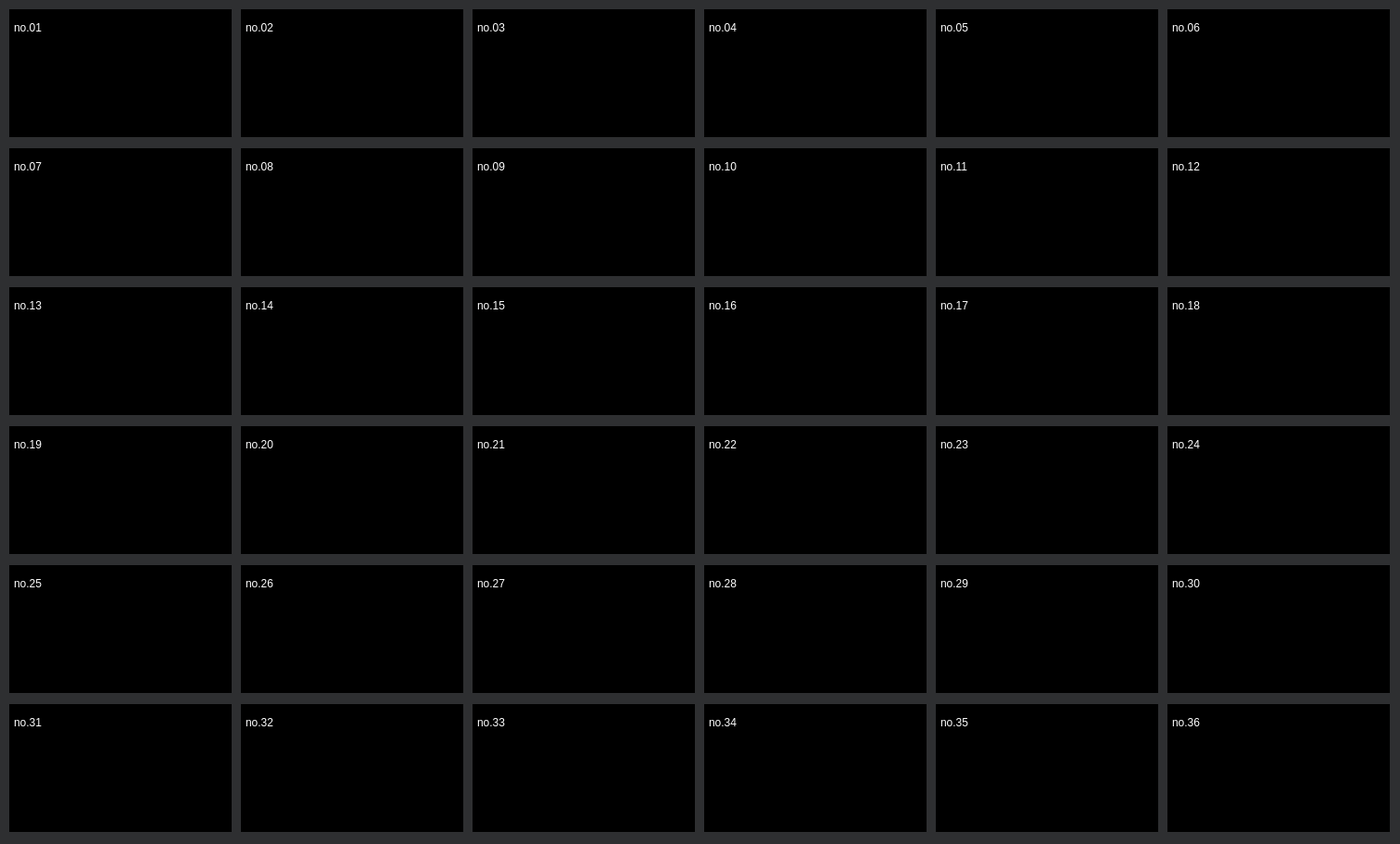
   <widget class="QWidget" name="widget_5" native="true">
    <property name="geometry">
     <rect>
      <x>410</x>
      <y>0</y>
      <width>1511</width>
      <height>911</height>
     </rect>
    </property>
    <property name="styleSheet">
     <string notr="true">background-color: rgb(46, 47, 49);</string>
    </property>
    <widget class="QWidget" name="CMRA_02" native="true">
     <property name="geometry">
      <rect>
       <x>260</x>
       <y>10</y>
       <width>240</width>
       <height>138</height>
      </rect>
     </property>
     <property name="styleSheet">
      <string notr="true">background-color: rgb(0, 0, 0);</string>
     </property>
     <widget class="QLabel" name="label_02">
      <property name="geometry">
       <rect>
        <x>5</x>
        <y>5</y>
        <width>80</width>
        <height>30</height>
       </rect>
      </property>
      <property name="styleSheet">
       <string>color: rgb(255, 255, 255);
font: 75 16pt &quot;맑은 고딕&quot;;</string>
      </property>
      <property name="text">
       <string>no.02</string>
      </property>
     </widget>
    </widget>
    <widget class="QWidget" name="CMRA_03" native="true">
     <property name="geometry">
      <rect>
       <x>510</x>
       <y>10</y>
       <width>240</width>
       <height>138</height>
      </rect>
     </property>
     <property name="styleSheet">
      <string notr="true">background-color: rgb(255, 255, 255);
background-color: rgb(0, 0, 0);</string>
     </property>
     <widget class="QLabel" name="label_03">
      <property name="geometry">
       <rect>
        <x>5</x>
        <y>5</y>
        <width>80</width>
        <height>30</height>
       </rect>
      </property>
      <property name="styleSheet">
       <string>color: rgb(255, 255, 255);
font: 75 16pt &quot;맑은 고딕&quot;;</string>
      </property>
      <property name="text">
       <string>no.03</string>
      </property>
     </widget>
    </widget>
    <widget class="QWidget" name="CMRA_04" native="true">
     <property name="geometry">
      <rect>
       <x>760</x>
       <y>10</y>
       <width>240</width>
       <height>138</height>
      </rect>
     </property>
     <property name="styleSheet">
      <string notr="true">background-color: rgb(255, 255, 255);
background-color: rgb(0, 0, 0);</string>
     </property>
     <widget class="QLabel" name="label_04">
      <property name="geometry">
       <rect>
        <x>5</x>
        <y>5</y>
        <width>80</width>
        <height>30</height>
       </rect>
      </property>
      <property name="styleSheet">
       <string>color: rgb(255, 255, 255);
font: 75 16pt &quot;맑은 고딕&quot;;</string>
      </property>
      <property name="text">
       <string>no.04</string>
      </property>
     </widget>
    </widget>
    <widget class="QWidget" name="CMRA_05" native="true">
     <property name="geometry">
      <rect>
       <x>1010</x>
       <y>10</y>
       <width>240</width>
       <height>138</height>
      </rect>
     </property>
     <property name="styleSheet">
      <string notr="true">background-color: rgb(255, 255, 255);
background-color: rgb(0, 0, 0);</string>
     </property>
     <widget class="QLabel" name="label_05">
      <property name="geometry">
       <rect>
        <x>5</x>
        <y>5</y>
        <width>80</width>
        <height>30</height>
       </rect>
      </property>
      <property name="styleSheet">
       <string>color: rgb(255, 255, 255);
font: 75 16pt &quot;맑은 고딕&quot;;</string>
      </property>
      <property name="text">
       <string>no.05</string>
      </property>
     </widget>
    </widget>
    <widget class="QWidget" name="CMRA_07" native="true">
     <property name="geometry">
      <rect>
       <x>10</x>
       <y>160</y>
       <width>240</width>
       <height>138</height>
      </rect>
     </property>
     <property name="styleSheet">
      <string notr="true">background-color: rgb(0, 0, 0);</string>
     </property>
     <widget class="QLabel" name="label_07">
      <property name="geometry">
       <rect>
        <x>5</x>
        <y>5</y>
        <width>80</width>
        <height>30</height>
       </rect>
      </property>
      <property name="styleSheet">
       <string>color: rgb(255, 255, 255);
font: 75 16pt &quot;맑은 고딕&quot;;</string>
      </property>
      <property name="text">
       <string>no.07</string>
      </property>
     </widget>
    </widget>
    <widget class="QWidget" name="CMRA_13" native="true">
     <property name="geometry">
      <rect>
       <x>10</x>
       <y>310</y>
       <width>240</width>
       <height>138</height>
      </rect>
     </property>
     <property name="styleSheet">
      <string notr="true">background-color: rgb(0, 0, 0);</string>
     </property>
     <widget class="QLabel" name="label_13">
      <property name="geometry">
       <rect>
        <x>5</x>
        <y>5</y>
        <width>80</width>
        <height>30</height>
       </rect>
      </property>
      <property name="styleSheet">
       <string>color: rgb(255, 255, 255);
font: 75 16pt &quot;맑은 고딕&quot;;</string>
      </property>
      <property name="text">
       <string>no.13</string>
      </property>
     </widget>
    </widget>
    <widget class="QWidget" name="CMRA_19" native="true">
     <property name="geometry">
      <rect>
       <x>10</x>
       <y>460</y>
       <width>240</width>
       <height>138</height>
      </rect>
     </property>
     <property name="styleSheet">
      <string notr="true">background-color: rgb(0, 0, 0);</string>
     </property>
     <widget class="QLabel" name="label_19">
      <property name="geometry">
       <rect>
        <x>5</x>
        <y>5</y>
        <width>80</width>
        <height>30</height>
       </rect>
      </property>
      <property name="styleSheet">
       <string>color: rgb(255, 255, 255);
font: 75 16pt &quot;맑은 고딕&quot;;</string>
      </property>
      <property name="text">
       <string>no.19</string>
      </property>
     </widget>
    </widget>
    <widget class="QWidget" name="CMRA_25" native="true">
     <property name="geometry">
      <rect>
       <x>10</x>
       <y>610</y>
       <width>240</width>
       <height>138</height>
      </rect>
     </property>
     <property name="styleSheet">
      <string notr="true">background-color: rgb(0, 0, 0);</string>
     </property>
     <widget class="QLabel" name="label_25">
      <property name="geometry">
       <rect>
        <x>5</x>
        <y>5</y>
        <width>80</width>
        <height>30</height>
       </rect>
      </property>
      <property name="styleSheet">
       <string>color: rgb(255, 255, 255);
font: 75 16pt &quot;맑은 고딕&quot;;</string>
      </property>
      <property name="text">
       <string>no.25</string>
      </property>
     </widget>
    </widget>
    <widget class="QWidget" name="CMRA_01" native="true">
     <property name="geometry">
      <rect>
       <x>10</x>
       <y>10</y>
       <width>240</width>
       <height>138</height>
      </rect>
     </property>
     <property name="styleSheet">
      <string notr="true">background-color: rgb(0, 0, 0);</string>
     </property>
     <widget class="QLabel" name="label_01">
      <property name="geometry">
       <rect>
        <x>5</x>
        <y>5</y>
        <width>80</width>
        <height>30</height>
       </rect>
      </property>
      <property name="styleSheet">
       <string>color: rgb(255, 255, 255);
font: 75 16pt &quot;맑은 고딕&quot;;</string>
      </property>
      <property name="text">
       <string>no.01</string>
      </property>
     </widget>
    </widget>
    <widget class="QWidget" name="CMRA_31" native="true">
     <property name="geometry">
      <rect>
       <x>10</x>
       <y>760</y>
       <width>240</width>
       <height>138</height>
      </rect>
     </property>
     <property name="styleSheet">
      <string notr="true">background-color: rgb(0, 0, 0);</string>
     </property>
     <widget class="QLabel" name="label_31">
      <property name="geometry">
       <rect>
        <x>5</x>
        <y>5</y>
        <width>80</width>
        <height>30</height>
       </rect>
      </property>
      <property name="styleSheet">
       <string notr="true">color: rgb(255, 255, 255);
font: 75 16pt &quot;맑은 고딕&quot;;</string>
      </property>
      <property name="text">
       <string>no.31</string>
      </property>
     </widget>
    </widget>
    <widget class="QWidget" name="CMRA_14" native="true">
     <property name="geometry">
      <rect>
       <x>260</x>
       <y>310</y>
       <width>240</width>
       <height>138</height>
      </rect>
     </property>
     <property name="styleSheet">
      <string notr="true">background-color: rgb(0, 0, 0);</string>
     </property>
     <widget class="QLabel" name="label_14">
      <property name="geometry">
       <rect>
        <x>5</x>
        <y>5</y>
        <width>80</width>
        <height>30</height>
       </rect>
      </property>
      <property name="styleSheet">
       <string>color: rgb(255, 255, 255);
font: 75 16pt &quot;맑은 고딕&quot;;</string>
      </property>
      <property name="text">
       <string>no.14</string>
      </property>
     </widget>
    </widget>
    <widget class="QWidget" name="CMRA_08" native="true">
     <property name="geometry">
      <rect>
       <x>260</x>
       <y>160</y>
       <width>240</width>
       <height>138</height>
      </rect>
     </property>
     <property name="styleSheet">
      <string notr="true">background-color: rgb(0, 0, 0);</string>
     </property>
     <widget class="QLabel" name="label_08">
      <property name="geometry">
       <rect>
        <x>5</x>
        <y>5</y>
        <width>80</width>
        <height>30</height>
       </rect>
      </property>
      <property name="styleSheet">
       <string>color: rgb(255, 255, 255);
font: 75 16pt &quot;맑은 고딕&quot;;</string>
      </property>
      <property name="text">
       <string>no.08</string>
      </property>
     </widget>
    </widget>
    <widget class="QWidget" name="CMRA_20" native="true">
     <property name="geometry">
      <rect>
       <x>260</x>
       <y>460</y>
       <width>240</width>
       <height>138</height>
      </rect>
     </property>
     <property name="styleSheet">
      <string notr="true">background-color: rgb(0, 0, 0);</string>
     </property>
     <widget class="QLabel" name="label_20">
      <property name="geometry">
       <rect>
        <x>5</x>
        <y>5</y>
        <width>80</width>
        <height>30</height>
       </rect>
      </property>
      <property name="styleSheet">
       <string>color: rgb(255, 255, 255);
font: 75 16pt &quot;맑은 고딕&quot;;</string>
      </property>
      <property name="text">
       <string>no.20</string>
      </property>
     </widget>
    </widget>
    <widget class="QWidget" name="CMRA_26" native="true">
     <property name="geometry">
      <rect>
       <x>260</x>
       <y>610</y>
       <width>240</width>
       <height>138</height>
      </rect>
     </property>
     <property name="styleSheet">
      <string notr="true">background-color: rgb(0, 0, 0);</string>
     </property>
     <widget class="QLabel" name="label_26">
      <property name="geometry">
       <rect>
        <x>5</x>
        <y>5</y>
        <width>80</width>
        <height>30</height>
       </rect>
      </property>
      <property name="styleSheet">
       <string>color: rgb(255, 255, 255);
font: 75 16pt &quot;맑은 고딕&quot;;</string>
      </property>
      <property name="text">
       <string>no.26</string>
      </property>
     </widget>
    </widget>
    <widget class="QWidget" name="CMRA_32" native="true">
     <property name="geometry">
      <rect>
       <x>260</x>
       <y>760</y>
       <width>240</width>
       <height>138</height>
      </rect>
     </property>
     <property name="styleSheet">
      <string notr="true">background-color: rgb(0, 0, 0);</string>
     </property>
     <widget class="QLabel" name="label_32">
      <property name="geometry">
       <rect>
        <x>5</x>
        <y>5</y>
        <width>80</width>
        <height>30</height>
       </rect>
      </property>
      <property name="styleSheet">
       <string>color: rgb(255, 255, 255);
font: 75 16pt &quot;맑은 고딕&quot;;</string>
      </property>
      <property name="text">
       <string>no.32</string>
      </property>
     </widget>
    </widget>
    <widget class="QWidget" name="CMRA_15" native="true">
     <property name="geometry">
      <rect>
       <x>510</x>
       <y>310</y>
       <width>240</width>
       <height>138</height>
      </rect>
     </property>
     <property name="styleSheet">
      <string notr="true">background-color: rgb(255, 255, 255);
background-color: rgb(0, 0, 0);</string>
     </property>
     <widget class="QLabel" name="label_15">
      <property name="geometry">
       <rect>
        <x>5</x>
        <y>5</y>
        <width>80</width>
        <height>30</height>
       </rect>
      </property>
      <property name="styleSheet">
       <string>color: rgb(255, 255, 255);
font: 75 16pt &quot;맑은 고딕&quot;;</string>
      </property>
      <property name="text">
       <string>no.15</string>
      </property>
     </widget>
    </widget>
    <widget class="QWidget" name="CMRA_09" native="true">
     <property name="geometry">
      <rect>
       <x>510</x>
       <y>160</y>
       <width>240</width>
       <height>138</height>
      </rect>
     </property>
     <property name="styleSheet">
      <string notr="true">background-color: rgb(255, 255, 255);
background-color: rgb(0, 0, 0);</string>
     </property>
     <widget class="QLabel" name="label_09">
      <property name="geometry">
       <rect>
        <x>5</x>
        <y>5</y>
        <width>80</width>
        <height>30</height>
       </rect>
      </property>
      <property name="styleSheet">
       <string>color: rgb(255, 255, 255);
font: 75 16pt &quot;맑은 고딕&quot;;</string>
      </property>
      <property name="text">
       <string>no.09</string>
      </property>
     </widget>
    </widget>
    <widget class="QWidget" name="CMRA_21" native="true">
     <property name="geometry">
      <rect>
       <x>510</x>
       <y>460</y>
       <width>240</width>
       <height>138</height>
      </rect>
     </property>
     <property name="styleSheet">
      <string notr="true">background-color: rgb(255, 255, 255);
background-color: rgb(0, 0, 0);</string>
     </property>
     <widget class="QLabel" name="label_21">
      <property name="geometry">
       <rect>
        <x>5</x>
        <y>5</y>
        <width>80</width>
        <height>30</height>
       </rect>
      </property>
      <property name="styleSheet">
       <string>color: rgb(255, 255, 255);
font: 75 16pt &quot;맑은 고딕&quot;;</string>
      </property>
      <property name="text">
       <string>no.21</string>
      </property>
     </widget>
    </widget>
    <widget class="QWidget" name="CMRA_27" native="true">
     <property name="geometry">
      <rect>
       <x>510</x>
       <y>610</y>
       <width>240</width>
       <height>138</height>
      </rect>
     </property>
     <property name="styleSheet">
      <string notr="true">background-color: rgb(255, 255, 255);
background-color: rgb(0, 0, 0);</string>
     </property>
     <widget class="QLabel" name="label_27">
      <property name="geometry">
       <rect>
        <x>5</x>
        <y>5</y>
        <width>80</width>
        <height>30</height>
       </rect>
      </property>
      <property name="styleSheet">
       <string>color: rgb(255, 255, 255);
font: 75 16pt &quot;맑은 고딕&quot;;</string>
      </property>
      <property name="text">
       <string>no.27</string>
      </property>
     </widget>
    </widget>
    <widget class="QWidget" name="CMRA_33" native="true">
     <property name="geometry">
      <rect>
       <x>510</x>
       <y>760</y>
       <width>240</width>
       <height>138</height>
      </rect>
     </property>
     <property name="styleSheet">
      <string notr="true">background-color: rgb(255, 255, 255);
background-color: rgb(0, 0, 0);</string>
     </property>
     <widget class="QLabel" name="label_33">
      <property name="geometry">
       <rect>
        <x>5</x>
        <y>5</y>
        <width>80</width>
        <height>30</height>
       </rect>
      </property>
      <property name="styleSheet">
       <string>color: rgb(255, 255, 255);
font: 75 16pt &quot;맑은 고딕&quot;;</string>
      </property>
      <property name="text">
       <string>no.33</string>
      </property>
     </widget>
    </widget>
    <widget class="QWidget" name="CMRA_16" native="true">
     <property name="geometry">
      <rect>
       <x>760</x>
       <y>310</y>
       <width>240</width>
       <height>138</height>
      </rect>
     </property>
     <property name="styleSheet">
      <string notr="true">background-color: rgb(255, 255, 255);
background-color: rgb(0, 0, 0);</string>
     </property>
     <widget class="QLabel" name="label_16">
      <property name="geometry">
       <rect>
        <x>5</x>
        <y>5</y>
        <width>80</width>
        <height>30</height>
       </rect>
      </property>
      <property name="styleSheet">
       <string>color: rgb(255, 255, 255);
font: 75 16pt &quot;맑은 고딕&quot;;</string>
      </property>
      <property name="text">
       <string>no.16</string>
      </property>
     </widget>
    </widget>
    <widget class="QWidget" name="CMRA_10" native="true">
     <property name="geometry">
      <rect>
       <x>760</x>
       <y>160</y>
       <width>240</width>
       <height>138</height>
      </rect>
     </property>
     <property name="styleSheet">
      <string notr="true">background-color: rgb(255, 255, 255);
background-color: rgb(0, 0, 0);</string>
     </property>
     <widget class="QLabel" name="label_10">
      <property name="geometry">
       <rect>
        <x>5</x>
        <y>5</y>
        <width>80</width>
        <height>30</height>
       </rect>
      </property>
      <property name="styleSheet">
       <string>color: rgb(255, 255, 255);
font: 75 16pt &quot;맑은 고딕&quot;;</string>
      </property>
      <property name="text">
       <string>no.10</string>
      </property>
     </widget>
    </widget>
    <widget class="QWidget" name="CMRA_22" native="true">
     <property name="geometry">
      <rect>
       <x>760</x>
       <y>460</y>
       <width>240</width>
       <height>138</height>
      </rect>
     </property>
     <property name="styleSheet">
      <string notr="true">background-color: rgb(255, 255, 255);
background-color: rgb(0, 0, 0);</string>
     </property>
     <widget class="QLabel" name="label_22">
      <property name="geometry">
       <rect>
        <x>5</x>
        <y>5</y>
        <width>80</width>
        <height>30</height>
       </rect>
      </property>
      <property name="styleSheet">
       <string>color: rgb(255, 255, 255);
font: 75 16pt &quot;맑은 고딕&quot;;</string>
      </property>
      <property name="text">
       <string>no.22</string>
      </property>
     </widget>
    </widget>
    <widget class="QWidget" name="CMRA_28" native="true">
     <property name="geometry">
      <rect>
       <x>760</x>
       <y>610</y>
       <width>240</width>
       <height>138</height>
      </rect>
     </property>
     <property name="styleSheet">
      <string notr="true">background-color: rgb(255, 255, 255);
background-color: rgb(0, 0, 0);</string>
     </property>
     <widget class="QLabel" name="label_28">
      <property name="geometry">
       <rect>
        <x>5</x>
        <y>5</y>
        <width>80</width>
        <height>30</height>
       </rect>
      </property>
      <property name="styleSheet">
       <string>color: rgb(255, 255, 255);
font: 75 16pt &quot;맑은 고딕&quot;;</string>
      </property>
      <property name="text">
       <string>no.28</string>
      </property>
     </widget>
    </widget>
    <widget class="QWidget" name="CMRA_34" native="true">
     <property name="geometry">
      <rect>
       <x>760</x>
       <y>760</y>
       <width>240</width>
       <height>138</height>
      </rect>
     </property>
     <property name="styleSheet">
      <string notr="true">background-color: rgb(255, 255, 255);
background-color: rgb(0, 0, 0);</string>
     </property>
     <widget class="QLabel" name="label_34">
      <property name="geometry">
       <rect>
        <x>5</x>
        <y>5</y>
        <width>80</width>
        <height>30</height>
       </rect>
      </property>
      <property name="styleSheet">
       <string>color: rgb(255, 255, 255);
font: 75 16pt &quot;맑은 고딕&quot;;</string>
      </property>
      <property name="text">
       <string>no.34</string>
      </property>
     </widget>
    </widget>
    <widget class="QWidget" name="CMRA_17" native="true">
     <property name="geometry">
      <rect>
       <x>1010</x>
       <y>310</y>
       <width>240</width>
       <height>138</height>
      </rect>
     </property>
     <property name="styleSheet">
      <string notr="true">background-color: rgb(255, 255, 255);
background-color: rgb(0, 0, 0);</string>
     </property>
     <widget class="QLabel" name="label_17">
      <property name="geometry">
       <rect>
        <x>5</x>
        <y>5</y>
        <width>80</width>
        <height>30</height>
       </rect>
      </property>
      <property name="styleSheet">
       <string>color: rgb(255, 255, 255);
font: 75 16pt &quot;맑은 고딕&quot;;</string>
      </property>
      <property name="text">
       <string>no.17</string>
      </property>
     </widget>
    </widget>
    <widget class="QWidget" name="CMRA_11" native="true">
     <property name="geometry">
      <rect>
       <x>1010</x>
       <y>160</y>
       <width>240</width>
       <height>138</height>
      </rect>
     </property>
     <property name="styleSheet">
      <string notr="true">background-color: rgb(255, 255, 255);
background-color: rgb(0, 0, 0);</string>
     </property>
     <widget class="QLabel" name="label_11">
      <property name="geometry">
       <rect>
        <x>5</x>
        <y>5</y>
        <width>80</width>
        <height>30</height>
       </rect>
      </property>
      <property name="styleSheet">
       <string>color: rgb(255, 255, 255);
font: 75 16pt &quot;맑은 고딕&quot;;</string>
      </property>
      <property name="text">
       <string>no.11</string>
      </property>
     </widget>
    </widget>
    <widget class="QWidget" name="CMRA_23" native="true">
     <property name="geometry">
      <rect>
       <x>1010</x>
       <y>460</y>
       <width>240</width>
       <height>138</height>
      </rect>
     </property>
     <property name="styleSheet">
      <string notr="true">background-color: rgb(255, 255, 255);
background-color: rgb(0, 0, 0);</string>
     </property>
     <widget class="QLabel" name="label_23">
      <property name="geometry">
       <rect>
        <x>5</x>
        <y>5</y>
        <width>80</width>
        <height>30</height>
       </rect>
      </property>
      <property name="styleSheet">
       <string>color: rgb(255, 255, 255);
font: 75 16pt &quot;맑은 고딕&quot;;</string>
      </property>
      <property name="text">
       <string>no.23</string>
      </property>
     </widget>
    </widget>
    <widget class="QWidget" name="CMRA_29" native="true">
     <property name="geometry">
      <rect>
       <x>1010</x>
       <y>610</y>
       <width>240</width>
       <height>138</height>
      </rect>
     </property>
     <property name="styleSheet">
      <string notr="true">background-color: rgb(255, 255, 255);
background-color: rgb(0, 0, 0);</string>
     </property>
     <widget class="QLabel" name="label_29">
      <property name="geometry">
       <rect>
        <x>5</x>
        <y>5</y>
        <width>80</width>
        <height>30</height>
       </rect>
      </property>
      <property name="styleSheet">
       <string>color: rgb(255, 255, 255);
font: 75 16pt &quot;맑은 고딕&quot;;</string>
      </property>
      <property name="text">
       <string>no.29</string>
      </property>
     </widget>
    </widget>
    <widget class="QWidget" name="CMRA_35" native="true">
     <property name="geometry">
      <rect>
       <x>1010</x>
       <y>760</y>
       <width>240</width>
       <height>138</height>
      </rect>
     </property>
     <property name="styleSheet">
      <string notr="true">background-color: rgb(255, 255, 255);
background-color: rgb(0, 0, 0);</string>
     </property>
     <widget class="QLabel" name="label_35">
      <property name="geometry">
       <rect>
        <x>5</x>
        <y>5</y>
        <width>80</width>
        <height>30</height>
       </rect>
      </property>
      <property name="styleSheet">
       <string>color: rgb(255, 255, 255);
font: 75 16pt &quot;맑은 고딕&quot;;</string>
      </property>
      <property name="text">
       <string>no.35</string>
      </property>
     </widget>
    </widget>
    <widget class="QWidget" name="CMRA_30" native="true">
     <property name="geometry">
      <rect>
       <x>1260</x>
       <y>610</y>
       <width>240</width>
       <height>138</height>
      </rect>
     </property>
     <property name="styleSheet">
      <string notr="true">background-color: rgb(255, 255, 255);
background-color: rgb(0, 0, 0);</string>
     </property>
     <widget class="QLabel" name="label_30">
      <property name="geometry">
       <rect>
        <x>5</x>
        <y>5</y>
        <width>80</width>
        <height>30</height>
       </rect>
      </property>
      <property name="styleSheet">
       <string>color: rgb(255, 255, 255);
font: 75 16pt &quot;맑은 고딕&quot;;</string>
      </property>
      <property name="text">
       <string>no.30</string>
      </property>
     </widget>
    </widget>
    <widget class="QWidget" name="CMRA_18" native="true">
     <property name="geometry">
      <rect>
       <x>1260</x>
       <y>310</y>
       <width>240</width>
       <height>138</height>
      </rect>
     </property>
     <property name="styleSheet">
      <string notr="true">background-color: rgb(255, 255, 255);
background-color: rgb(0, 0, 0);</string>
     </property>
     <widget class="QLabel" name="label_18">
      <property name="geometry">
       <rect>
        <x>5</x>
        <y>5</y>
        <width>80</width>
        <height>30</height>
       </rect>
      </property>
      <property name="styleSheet">
       <string>color: rgb(255, 255, 255);
font: 75 16pt &quot;맑은 고딕&quot;;</string>
      </property>
      <property name="text">
       <string>no.18</string>
      </property>
     </widget>
    </widget>
    <widget class="QWidget" name="CMRA_36" native="true">
     <property name="geometry">
      <rect>
       <x>1260</x>
       <y>760</y>
       <width>240</width>
       <height>138</height>
      </rect>
     </property>
     <property name="styleSheet">
      <string notr="true">background-color: rgb(255, 255, 255);
background-color: rgb(0, 0, 0);</string>
     </property>
     <widget class="QLabel" name="label_36">
      <property name="geometry">
       <rect>
        <x>5</x>
        <y>5</y>
        <width>80</width>
        <height>30</height>
       </rect>
      </property>
      <property name="styleSheet">
       <string>color: rgb(255, 255, 255);
font: 75 16pt &quot;맑은 고딕&quot;;</string>
      </property>
      <property name="text">
       <string>no.36</string>
      </property>
     </widget>
    </widget>
    <widget class="QWidget" name="CMRA_06" native="true">
     <property name="geometry">
      <rect>
       <x>1260</x>
       <y>10</y>
       <width>240</width>
       <height>138</height>
      </rect>
     </property>
     <property name="styleSheet">
      <string notr="true">background-color: rgb(255, 255, 255);
background-color: rgb(0, 0, 0);</string>
     </property>
     <widget class="QLabel" name="label_06">
      <property name="geometry">
       <rect>
        <x>5</x>
        <y>5</y>
        <width>80</width>
        <height>30</height>
       </rect>
      </property>
      <property name="styleSheet">
       <string>color: rgb(255, 255, 255);
font: 75 16pt &quot;맑은 고딕&quot;;</string>
      </property>
      <property name="text">
       <string>no.06</string>
      </property>
     </widget>
    </widget>
    <widget class="QWidget" name="CMRA_24" native="true">
     <property name="geometry">
      <rect>
       <x>1260</x>
       <y>460</y>
       <width>240</width>
       <height>138</height>
      </rect>
     </property>
     <property name="styleSheet">
      <string notr="true">background-color: rgb(255, 255, 255);
background-color: rgb(0, 0, 0);</string>
     </property>
     <widget class="QLabel" name="label_24">
      <property name="geometry">
       <rect>
        <x>5</x>
        <y>5</y>
        <width>80</width>
        <height>30</height>
       </rect>
      </property>
      <property name="styleSheet">
       <string>color: rgb(255, 255, 255);
font: 75 16pt &quot;맑은 고딕&quot;;</string>
      </property>
      <property name="text">
       <string>no.24</string>
      </property>
     </widget>
    </widget>
    <widget class="QWidget" name="CMRA_12" native="true">
     <property name="geometry">
      <rect>
       <x>1260</x>
       <y>160</y>
       <width>240</width>
       <height>138</height>
      </rect>
     </property>
     <property name="styleSheet">
      <string notr="true">background-color: rgb(255, 255, 255);
background-color: rgb(0, 0, 0);</string>
     </property>
     <widget class="QLabel" name="label_12">
      <property name="geometry">
       <rect>
        <x>5</x>
        <y>5</y>
        <width>80</width>
        <height>30</height>
       </rect>
      </property>
      <property name="styleSheet">
       <string>color: rgb(255, 255, 255);
font: 75 16pt &quot;맑은 고딕&quot;;</string>
      </property>
      <property name="text">
       <string>no.12</string>
      </property>
     </widget>
    </widget>
   </widget>
